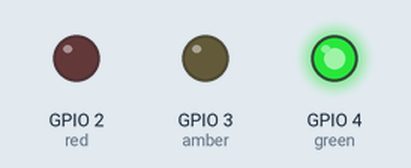
This program was run on a simulated Raspberry Pi (BCM pin numbers). Parts: output pins drawn as LEDs (lit = HIGH).

Above: at 5.0 s.
At 10.5 s:
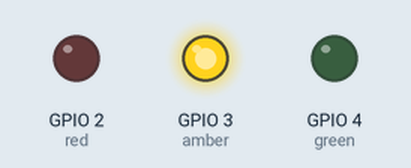
At 16.0 s:
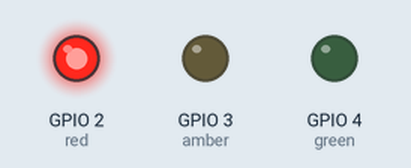
At 21.5 s:
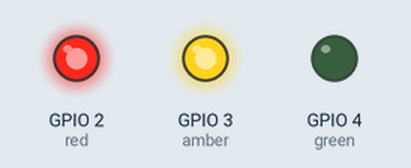
Timing chart, 0 to 28.6 s (numbered marks = the images above):
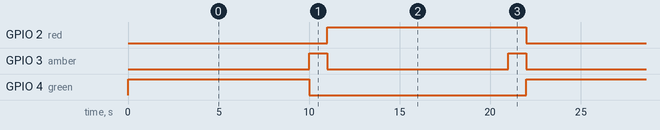

Measured:
- by itself, GPIO 2 (red): alternates HIGH for 11.0 s and LOW for 11.0 s
- by itself, GPIO 3 (amber): alternates HIGH for 1.0 s and LOW for 10.0 s
- by itself, GPIO 4 (green): alternates HIGH for 10.0 s and LOW for 12.0 s

The program:

traffic_light.py
```python
#!/usr/bin/python
"""
 Author :Dharmendra Kumar Yadav
 this code is used Control the Traffic Light using RPI2W Zero
"""
from gpiozero import LED
from time import sleep

red = LED(2)
amber = LED(3)
green = LED(4)

green.on()
amber.off()
red.off()

while True:
    sleep(10)
    green.off()
    amber.on()
    sleep(1)
    amber.off()
    red.on()
    sleep(10)
    amber.on()
    sleep(1)
    green.on()
    amber.off()
    red.off()
```
